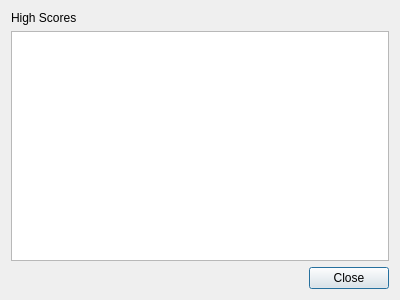
<?xml version="1.0" encoding="UTF-8"?>
<ui version="4.0">
 <class>HighScore</class>
 <widget class="QDialog" name="HighScore">
  <property name="geometry">
   <rect>
    <x>0</x>
    <y>0</y>
    <width>400</width>
    <height>300</height>
   </rect>
  </property>
  <property name="windowTitle">
   <string>Dialog</string>
  </property>
  <layout class="QGridLayout" name="gridLayout">
   <item row="0" column="0">
    <widget class="QLabel" name="label">
     <property name="text">
      <string>High Scores</string>
     </property>
    </widget>
   </item>
   <item row="1" column="0">
    <widget class="QTextBrowser" name="textBrowser"/>
   </item>
   <item row="2" column="0">
    <layout class="QHBoxLayout" name="horizontalLayout">
     <item>
      <spacer name="horizontalSpacer">
       <property name="orientation">
        <enum>Qt::Horizontal</enum>
       </property>
       <property name="sizeHint" stdset="0">
        <size>
         <width>40</width>
         <height>20</height>
        </size>
       </property>
      </spacer>
     </item>
     <item>
      <widget class="QPushButton" name="pushButton">
       <property name="text">
        <string>Close</string>
       </property>
      </widget>
     </item>
    </layout>
   </item>
  </layout>
 </widget>
 <resources/>
 <connections/>
</ui>
